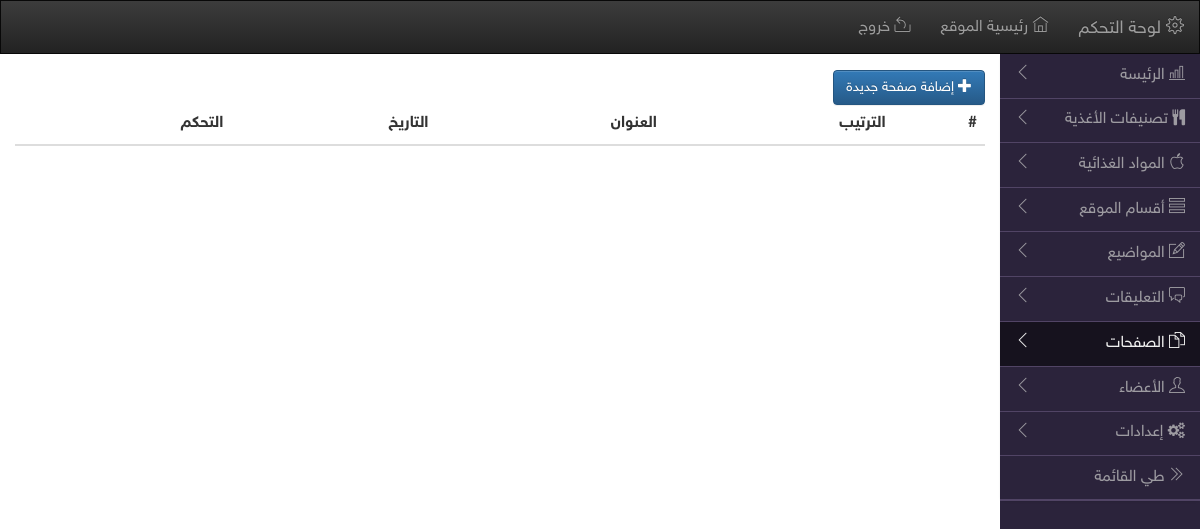
Before: /control/pages with the older database file.
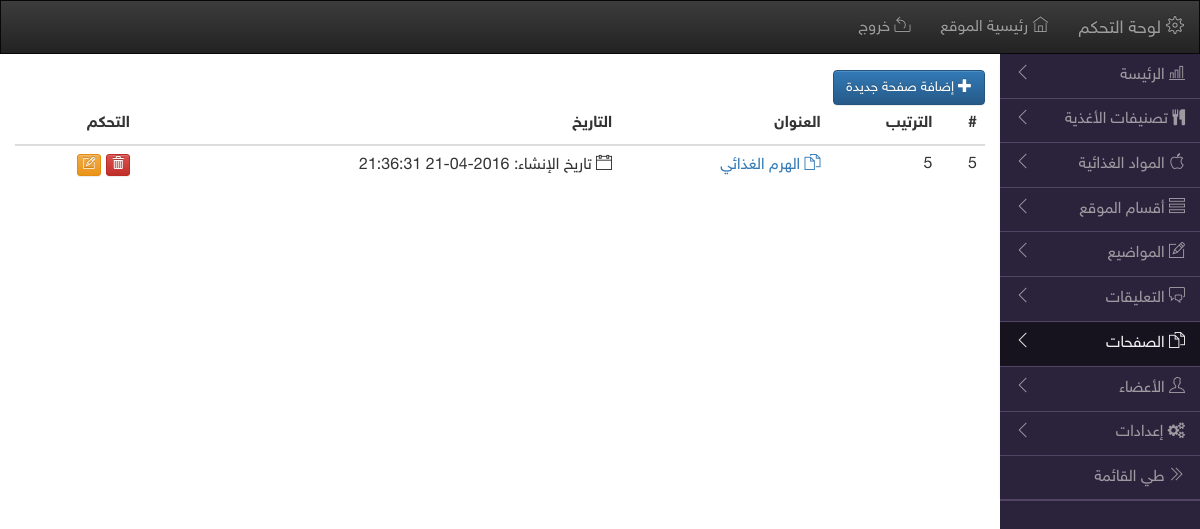
After: the same page with the newer database file.
### tables this page shows
CREATE TABLE `pages` (
  `page_id` int(10) NOT NULL AUTO_INCREMENT,
  `page_title` varchar(200) DEFAULT NULL,
  `page_content` longtext,
  `page_created_at` timestamp NOT NULL DEFAULT CURRENT_TIMESTAMP ON UPDATE CURRENT_TIMESTAMP,
  `page_updated_at` timestamp NOT NULL DEFAULT '0000-00-00 00:00:00',
  `page_author_id` int(10) DEFAULT NULL,
  `page_level` int(10) DEFAULT NULL,
  PRIMARY KEY (`page_id`),
  KEY `page_author_id` (`page_author_id`),
  CONSTRAINT `pages_ibfk_1` FOREIGN KEY (`page_author_id`) REFERENCES `user` (`user_id`)
);

### application/controllers/Control.php (called while the page is built, shortened)
<?php
class Control extends CI_Controller
{
    function header($title = "لوحة تحكم موقع الدليل الغذائي")
    {
        $data['title'] = $title;
        $data['segment1'] = $this->uri->segment(2) ? $this->uri->segment(2) : "index";
        $this->load->view('control/template/header', $data);
    }
    function footer()
    {
        $this->load->view('control/template/footer');
    }
    function pages($offset = 0)
    {
        $this->load->model("pages_model");
        $data['pages'] = $this->pages_model->getPages();
        $this->load->view('control/pages', $data);
    }
}

### index.php (called while the page is built, shortened)
<?php
require_once BASEPATH.'core/CodeIgniter.php';

### application/models/Pages_model.php (called while the page is built, shortened)
<?php
class Pages_model extends CI_Model
{
    function getPages()
    {
        $sql = "
        SELECT *
        FROM pages
        ORDER BY page_level ASC
      ";
        return $this->db->query($sql)->result();
    }
}

### application/views/control/pages.php (the view, shortened to what this page needs)
<div class="row">
    <div class="col-lg-12">
        <p class="btn btn-primary" data-toggle="modal" data-target=".PagesModal-lg">
            <i class="glyphicon glyphicon-plus"></i>
            إضافة صفحة جديدة
        </p>
    </div>
</div>
                    <link rel="stylesheet" href="<?= base_url() ?>assets/summernote/summernote.css"/>
<table class="table">
    <thead>
    <tr>
        <th>#</th>
        <th>الترتيب</th>
        <th>العنوان</th>
        <th>التاريخ</th>
        <th>التحكم</th>
    </tr>
    </thead>
    <tbody>
    <? foreach ($pages as $n): ?>
        <tr>
            <td><?= $n->page_id ?></td>
            <td><?= $n->page_level ?></td>
            <td><a target="_blank" href="<?= base_url() ?>n-<?= $n->page_id ?>"><i
                        class="ti-files"></i> <?= $n->page_title ?></a></td>
            <?
            $ca = $n->page_created_at;
            $ua = $n->page_updated_at;
            $dt = max($ca, $ua);
            if ($ca > $ua) $dt = " تاريخ الإنشاء: " . $ca;
            else $dt = " تاريخ التحديث: " . $ua;
            ?>
            <td><i class="ti-calendar"></i> <?= $dt ?> </td>
            <td>
                <a class="btn btn-danger btn-xs deletePage"
                   href="<?= base_url() ?>control/deletePage/<?= $n->page_id ?>"><i
                        class="glyphicon glyphicon-trash"></i></a>
                <button data-title="<?= $n->page_title ?>"
                        data-level="<?= $n->page_level ?>"
                        data-id="<?= $n->page_id ?>"
                        class="btn btn-xs btn-warning editPages"
                        data-toggle="modal" data-target=".EdtPagesModal-lg"><i class="ti-pencil-alt"></i>
                </button>
            </td>
        </tr>
    <? endforeach; ?>
    </tbody>
</table>

Changed rows visible on the page:
added pages: page_id "5", page_level "5", page_title "الهرم الغذائي", page_created_at "تاريخ الإنشاء: 2016-04-21 21:36:31"
